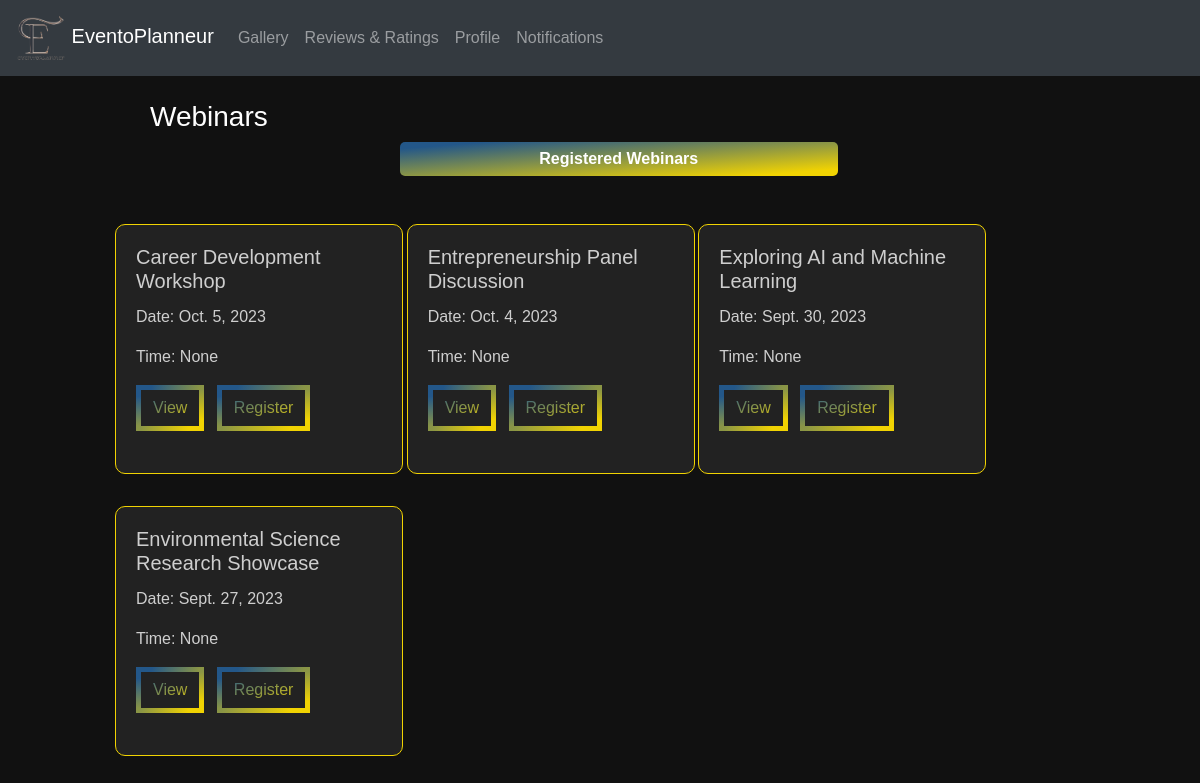
Page /events/ on the earlier database version.
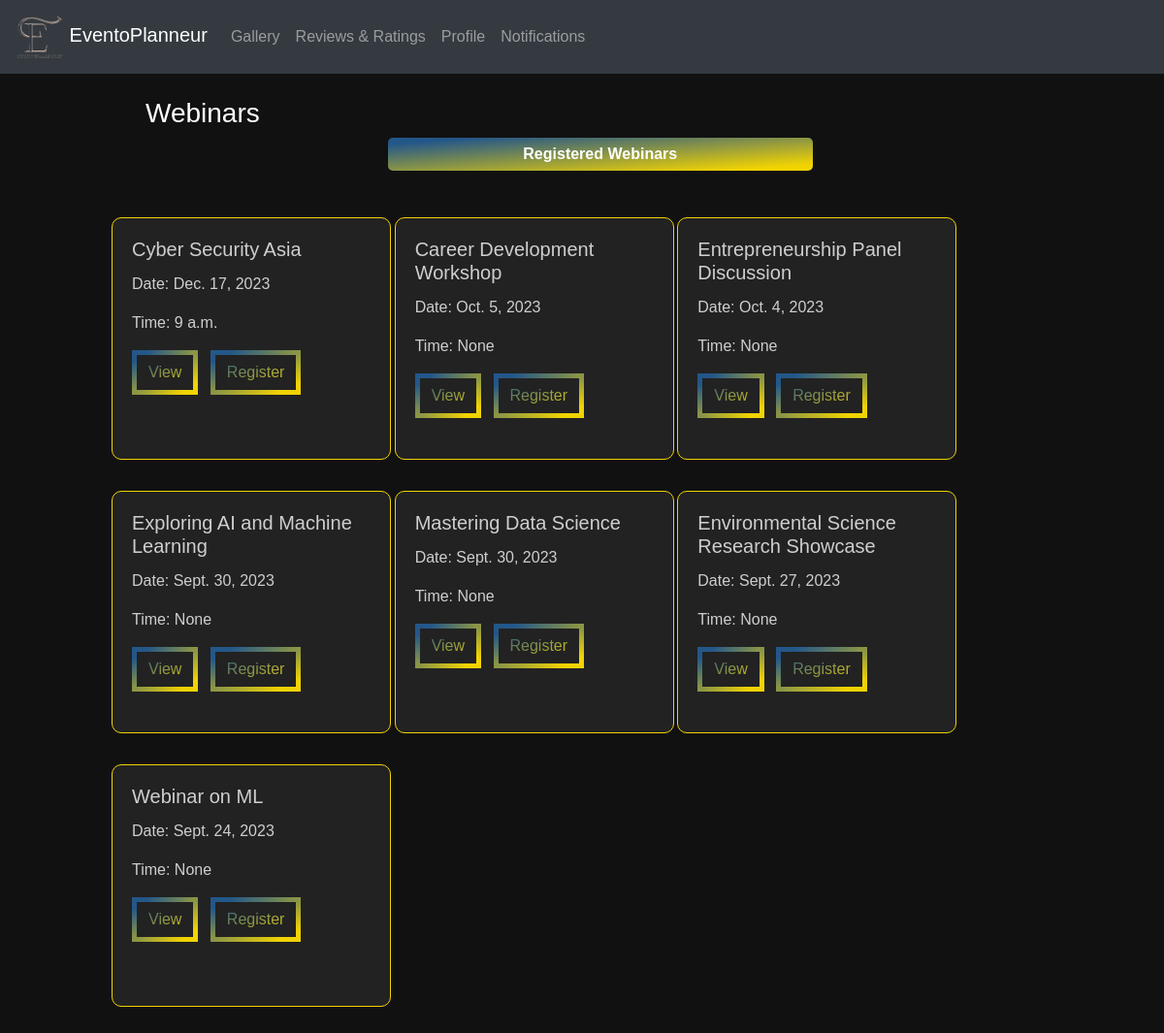
Same page on the later database version.
### eventapp/models.py (models this page shows, shortened)
class Webinar(models.Model):
    EVENT_TYPE_CHOICES = [
    ('Online', 'Online'),
    ('Offline', 'Offline'),
]
    title = models.CharField(max_length=100)
    event_type = models.CharField(max_length=10, choices=EVENT_TYPE_CHOICES, default='offline')
    description = models.TextField()
    date = models.DateField(default=None, blank=True, null=True)
    start_time = models.TimeField(blank=True, null=True)
    end_time = models.TimeField(blank=True, null=True)
    location = models.CharField(max_length=200, blank=True, null=True)
    poster = models.URLField(blank=True, null=True)
    organizer_name = models.CharField(max_length=100)
    deadline = models.DateField(default=None, blank=True, null=True)
    fee = models.DecimalField(max_digits=10, decimal_places=2, blank=True, null=True)
    speakers = models.ManyToManyField(Speaker, blank=True)
    org_user=models.ForeignKey(CustomUser, on_delete=models.CASCADE,null=True,blank=True)
    livestream = models.URLField(blank=True, null=True)
    phone_number = models.CharField(max_length=15)
    max_participants = models.PositiveIntegerField(null=True,default=50)

### eventapp/views.py (the view)
# urls.py: path('events/',views.events,name='events'),
def events(request):
    webinars=Webinar.objects.all().order_by('-date')[:8]
    return render(request, 'events.html', {'webinars': webinars})

### templates/events.html (shortened to what this page needs)
{% load static %}
<!DOCTYPE html>
<html lang="en">
<head>
  <link rel="stylesheet" href="https://maxcdn.bootstrapcdn.com/bootstrap/4.5.2/css/bootstrap.min.css">
  <link rel="stylesheet"type="text/css" href="{% static 'css/webinar.css' %}">
</head>
<body>
  <nav class="navbar navbar-expand-md bg-dark navbar-dark">
    <div class="containers">
      <a class="navbar-brand" href="{% url 'eventapp:attendeehome' %}">
        <img src="{% static 'images/Eventoplanneur.png' %}" alt="Logo" width="50"> EventoPlanneur
      </a>
      <div class="collapse navbar-collapse" id="navbarCollapse">
        <ul class="navbar-nav ml-auto">
          <li class="nav-item"><a class="nav-link" href="#gallery">Gallery</a></li>
          <li class="nav-item"><a class="nav-link" href="#reviews">Reviews & Ratings</a></li>
          <li class="nav-item"><a class="nav-link" href="{% url 'eventapp:org_profile' %}">Profile</a></li>
          <li class="nav-item"><a class="nav-link" href="#notifications">Notifications</a></li>
        </ul>
      </div>
    </div>
  </nav>
  <div style="margin-left:100px;margin-right:225px" >
    <br>
    <h3 style="margin-left:50px;color:white" >Webinars</h3>
    <a href="{% url 'eventapp:registered_webinar' %}" ><button id="sendButton" style="margin-left:300px;width:50%;background:var(--gradient) !important;">Registered Webinars</button></a><br><br>
    <div class="container mx-auto mt-4" >
      <div class="row">
        {% for i in webinars|slice:"-6:" %}
        <div class="col-md-4">
            <div class="card" style="width: 18rem;">
              <div class="card-body">
                <h5 class="card-title">{{ i.title }}</h5>
                <p class="card-text">Date: {{ i.date }}</p>
                <p class="card-text">Time: {{ i.start_time }}</p>
                <a class="btn mr-2" href="{% url 'view_webinar' i.id %}">View</a>
                <a class="btn mr-2" href="{% url 'register_for_webinar' i.id %}">Register</a>
            </div>
          </div>
        </div>
        {% endfor %}
      </div>
    </div>
  </div>
</body>
</html>

### static/css/webinar.css (style rules this page uses)
body { font-family: Arial, sans-serif; margin: 0; padding: 0; background-position: center; color: #ad6341; background-image: url("/static/images/bg.gif"); background-size: cover; }
.containers { display: flex; justify-content: space-between; text-align: right; }
.container { display: flex; justify-content: space-between; margin: 5px; }
#sendButton { background-color: #fda085; color: #fff; border: none; border-radius: 5px; padding: 5px 10px; cursor: pointer; }
button { font-family: Arial, Helvetica, sans-serif; font-weight: bold; color: white; background-color: #171717; padding: 1em 2em; border: none; border-radius: .6rem; position: relative; cursor: pointer; overflow: hidden; }
.card { width: 190px; border-radius: 10px; }

### templates/events.html (style rules this page uses)
:root { --gradient: linear-gradient(to left top, #F1D302 10%, #235789 90%) !important; }
body { background: #111 !important;; }
.card { background: #222; border: 1px solid #F1D302; color: rgba(250, 250, 250, 0.8); margin-bottom: 2rem; height:250px; }
.btn { border: 5px solid; border-image-slice: 1; background: var(--gradient) !important; -webkit-background-clip: text !important; -webkit-text-fill-color: transparent !important; border-image-source: var(--gradient) !important; text-decoration: none; transition: all .4s ease; }

Differences in the rows shown:
added Webinar: title "Cyber Security Asia", date "Dec. 17, 2023", start_time "9 a.m."
added Webinar: title "Mastering Data Science", date "Sept. 30, 2023", start_time "None"
added Webinar: title "Webinar on ML", date "Sept. 24, 2023", start_time "None"
